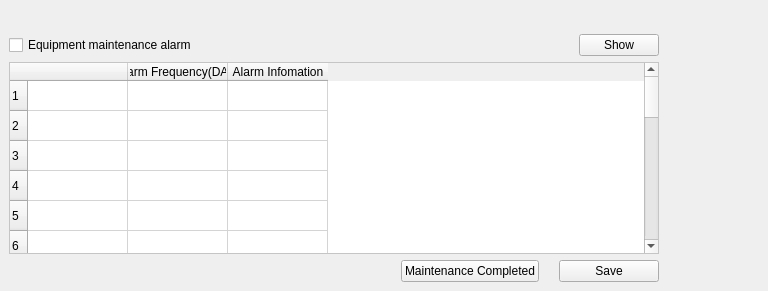
          <widget class="DHBaseWidget" name="widget_EquipAlarm" native="true">
           <property name="minimumSize">
            <size>
             <width>0</width>
             <height>0</height>
            </size>
           </property>
           <layout class="QVBoxLayout" name="verticalLayout_17">
            <property name="spacing">
             <number>0</number>
            </property>
            <property name="leftMargin">
             <number>0</number>
            </property>
            <property name="topMargin">
             <number>25</number>
            </property>
            <property name="rightMargin">
             <number>0</number>
            </property>
            <property name="bottomMargin">
             <number>0</number>
            </property>
            <item>
             <widget class="QWidget" name="widget_2" native="true">
              <layout class="QHBoxLayout" name="horizontalLayout_23">
               <item>
                <layout class="QVBoxLayout" name="verticalLayout_20">
                 <item>
                  <layout class="QHBoxLayout" name="horizontalLayout_19">
                   <item>
                    <widget class="QCheckBox" name="checkBox_EquipAlarm">
                     <property name="sizePolicy">
                      <sizepolicy hsizetype="Expanding" vsizetype="Fixed">
                       <horstretch>0</horstretch>
                       <verstretch>0</verstretch>
                      </sizepolicy>
                     </property>
                     <property name="text">
                      <string>Equipment maintenance alarm</string>
                     </property>
                    </widget>
                   </item>
                   <item>
                    <widget class="QPushButton" name="ShowAlarmSet_btn">
                     <property name="text">
                      <string>Show</string>
                     </property>
                     <property name="checkable">
                      <bool>true</bool>
                     </property>
                    </widget>
                   </item>
                  </layout>
                 </item>
                 <item>
                  <widget class="QTableWidget" name="tableWidget_EquipAlarm">
                   <property name="minimumSize">
                    <size>
                     <width>650</width>
                     <height>150</height>
                    </size>
                   </property>
                   <property name="styleSheet">
                    <string notr="true">QTableWidget{
background:#FFFFFF;
}
</string>
                   </property>
                   <property name="rowCount">
                    <number>20</number>
                   </property>
                   <attribute name="horizontalHeaderDefaultSectionSize">
                    <number>100</number>
                   </attribute>
                   <row/>
                   <row/>
                   <row/>
                   <row/>
                   <row/>
                   <row/>
                   <row/>
                   <row/>
                   <row/>
                   <row/>
                   <row/>
                   <row/>
                   <row/>
                   <row/>
                   <row/>
                   <row/>
                   <row/>
                   <row/>
                   <row/>
                   <row/>
                   <column>
                    <property name="text">
                     <string/>
                    </property>
                   </column>
                   <column>
                    <property name="text">
                     <string>Alarm Frequency(DAY)</string>
                    </property>
                   </column>
                   <column>
                    <property name="text">
                     <string>Alarm Infomation</string>
                    </property>
                   </column>
                  </widget>
                 </item>
                 <item>
                  <layout class="QHBoxLayout" name="horizontalLayout_20">
                   <property name="spacing">
                    <number>20</number>
                   </property>
                   <item>
                    <spacer name="horizontalSpacer">
                     <property name="orientation">
                      <enum>Qt::Horizontal</enum>
                     </property>
                     <property name="sizeHint" stdset="0">
                      <size>
                       <width>40</width>
                       <height>20</height>
                      </size>
                     </property>
                    </spacer>
                   </item>
                   <item>
                    <layout class="QGridLayout" name="gridLayout_EquipAlarm">
                     <property name="horizontalSpacing">
                      <number>3</number>
                     </property>
                     <property name="verticalSpacing">
                      <number>2</number>
                     </property>
                    </layout>
                   </item>
                   <item>
                    <widget class="QPushButton" name="btn_ClearAlarm">
                     <property name="text">
                      <string>Maintenance Completed</string>
                     </property>
                    </widget>
                   </item>
                   <item>
                    <widget class="QPushButton" name="btnOk_EquipAlarm">
                     <property name="minimumSize">
                      <size>
                       <width>100</width>
                       <height>0</height>
                      </size>
                     </property>
                     <property name="text">
                      <string>Save</string>
                     </property>
                    </widget>
                   </item>
                  </layout>
                 </item>
                </layout>
               </item>
               <item>
                <spacer name="horizontalSpacer_9">
                 <property name="orientation">
                  <enum>Qt::Horizontal</enum>
                 </property>
                 <property name="sizeType">
                  <enum>QSizePolicy::Fixed</enum>
                 </property>
                 <property name="sizeHint" stdset="0">
                  <size>
                   <width>100</width>
                   <height>20</height>
                  </size>
                 </property>
                </spacer>
               </item>
              </layout>
             </widget>
            </item>
           </layout>
          </widget>
